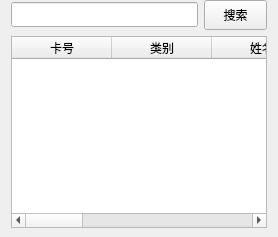
     <widget class="QWidget" name="page_cardlist">
      <layout class="QVBoxLayout" name="verticalLayout_33">
       <property name="topMargin">
        <number>0</number>
       </property>
       <property name="bottomMargin">
        <number>9</number>
       </property>
       <item>
        <layout class="QHBoxLayout" name="horizontalLayout_23">
         <item>
          <widget class="QLineEdit" name="line_search_card">
           <property name="minimumSize">
            <size>
             <width>0</width>
             <height>25</height>
            </size>
           </property>
          </widget>
         </item>
         <item>
          <widget class="QPushButton" name="btn_cardlist_search">
           <property name="minimumSize">
            <size>
             <width>63</width>
             <height>30</height>
            </size>
           </property>
           <property name="maximumSize">
            <size>
             <width>63</width>
             <height>30</height>
            </size>
           </property>
           <property name="text">
            <string>搜索</string>
           </property>
          </widget>
         </item>
        </layout>
       </item>
       <item>
        <widget class="QTableWidget" name="table_cardlist">
         <property name="sizePolicy">
          <sizepolicy hsizetype="Expanding" vsizetype="Expanding">
           <horstretch>0</horstretch>
           <verstretch>0</verstretch>
          </sizepolicy>
         </property>
         <attribute name="verticalHeaderVisible">
          <bool>false</bool>
         </attribute>
         <column>
          <property name="text">
           <string>卡号</string>
          </property>
         </column>
         <column>
          <property name="text">
           <string>类别</string>
          </property>
         </column>
         <column>
          <property name="text">
           <string>姓名</string>
          </property>
         </column>
         <column>
          <property name="text">
           <string>权限</string>
          </property>
         </column>
         <column>
          <property name="text">
           <string>状态</string>
          </property>
         </column>
         <column>
          <property name="text">
           <string>发卡人</string>
          </property>
         </column>
         <column>
          <property name="text">
           <string>操作</string>
          </property>
         </column>
         <column>
          <property name="text">
           <string>备注</string>
          </property>
         </column>
        </widget>
       </item>
      </layout>
     </widget>
